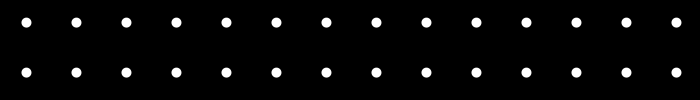
Frame 1 (no input)
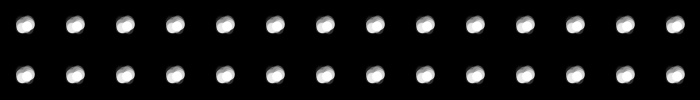
Frame 60 (the mouse pressed at the canvas centre just before this capture)
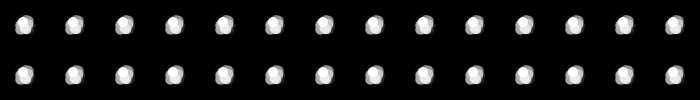
Frame 120 (the mouse held since frame 60 and released just before this capture)

The Processing sketch that drew these frames (run headless with seeded random() and noise(); from frame 60 on, the mouse is pressed at the canvas centre):

// Processing sketch: Graphics_02
// ── Graphics_02.pde
PGraphics tile;

void setup(){
  
  size(700, 100);
  tile = createGraphics(50, 50);
  background(0);
  
}

void draw(){
  
  runTile();
  for(int y = 0; y < height; y += tile.height){
    for(int x = 0; x < width; x += tile.width){
      image(tile, x, y);
    }
  }
  
}

void runTile(){
  float x = random(20, tile.width - 20);
  float y = random(20, tile.height - 20);
  tile.beginDraw();
  tile.noStroke();
  tile.fill(0, 20);
  tile.rect(0, 0, tile.width, tile.height);
  tile.fill(255);
  tile.ellipse(x, y, 10, 10);
  tile.endDraw();
}
